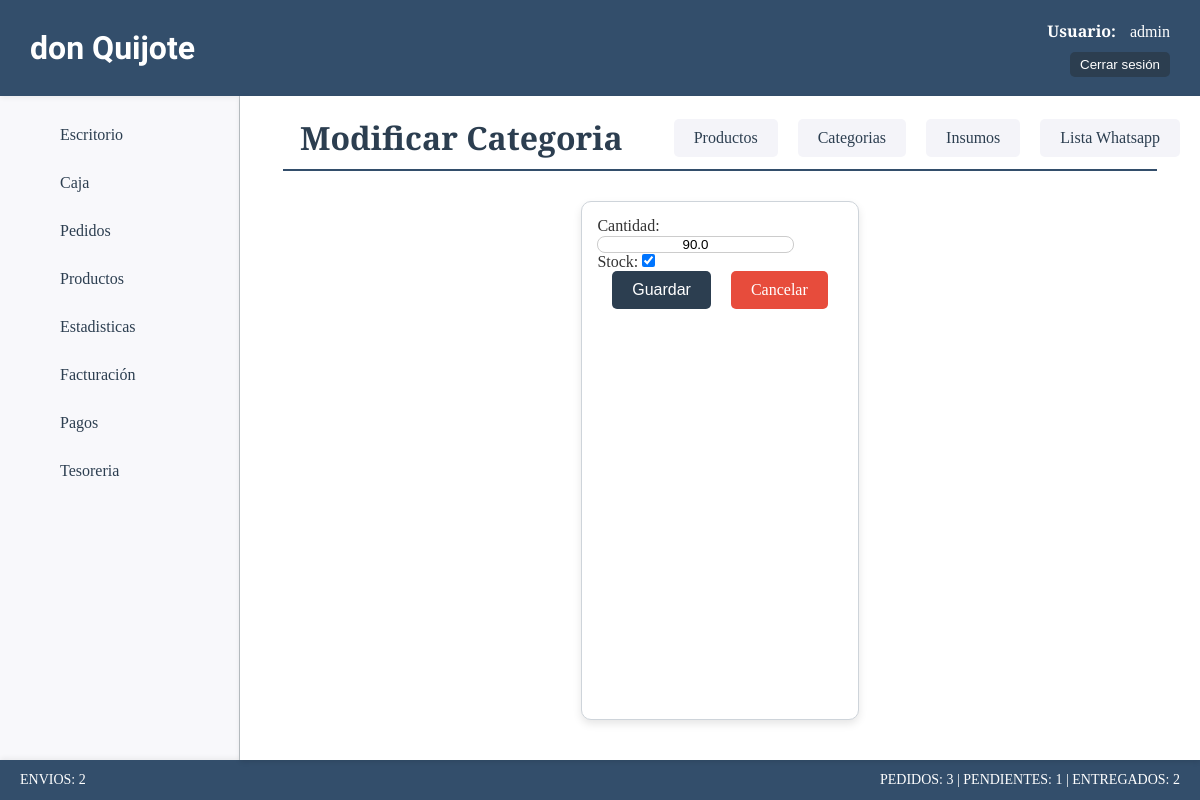
The app's page /productos/actualizar-cantidad-cat/4 (signed in), older data.
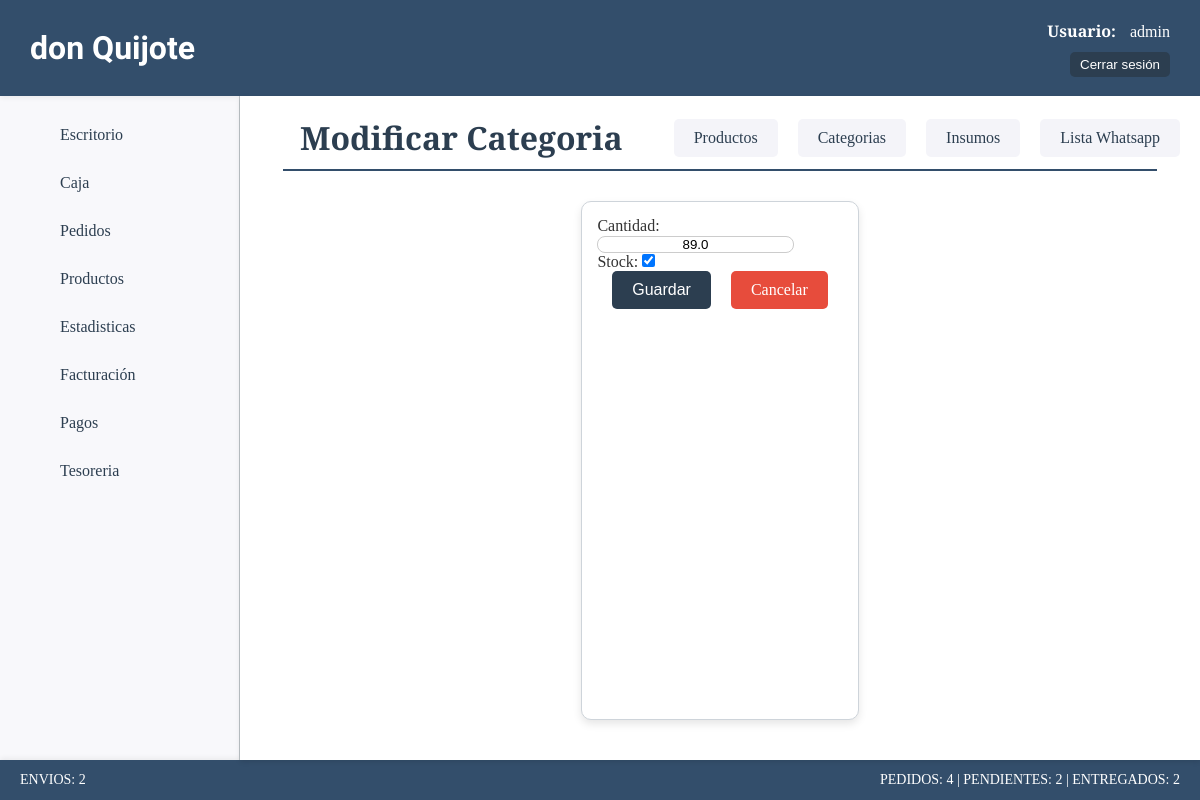
The same page, newer data.
### productos/models.py (models this page shows, shortened)
class ProductoCategoria(models.Model):
    nombre=models.CharField(max_length=50)
    estado=models.BooleanField(default=True)
    cantidad=models.FloatField(default=99, verbose_name="Cantidad")
    stock=models.BooleanField(default=True, verbose_name="Stock")

### productos/views.py (the view)
# urls.py: path('actualizar-cantidad-cat/<int:pk>', views.ActualizarCantidadCat.as_view(), name='actualizar_cantidad_cat'),
class ActualizarCantidadCat(LoginRequiredMixin, UpdateView):
    model = models.ProductoCategoria
    form_class = forms.CantCategoriaForm
    success_url = reverse_lazy("productos:home")

### productos/forms.py
class CantCategoriaForm(forms.ModelForm):
    class Meta:
        model = models.ProductoCategoria
        fields = ['cantidad', 'stock']
        widgets = {
            'cantidad': forms.NumberInput(attrs={
                'class': 'cat-cant-opc',
                'min': 0,
            }),
            'stock': forms.CheckboxInput(attrs={
                'class': 'form-check-input'
            }),
        }

### productos/templates/productos/productocategoria_form.html (shortened to what this page needs)
{% extends 'core/base.html' %}
{% load static %}
{% block css %}
    <link rel="stylesheet" href="{% static 'productos/css/styles.css' %}">
{% endblock css %}
{% block titulo %}
    {% if form.instance.pk %}
        {% include 'core/components/encabezado.html' with titulo_texto="Modificar Categoria" %}
    {% else %}
        {% include 'core/components/encabezado.html' with titulo_texto="Crear Categoria" %}
    {% endif %}
{% endblock titulo %}
{% block main %}
    <section class="form-container">
        <form class="card" action="" method="post">
            {{ form }}
            <div class="btn-container">
                <button class="btn-success" type="submit">Guardar</button>
                <a class="btn-delete" href="{% url 'productos:categorias' %}">Cancelar</a>
            </div>
        </form>
    </section>
{% endblock main %}

Row changes from the older to the newer data that the page shows:
changed ProductoCategoria: cantidad "90.0" → "89.0"
Text that changed along with them:
{{ cant_pedidos }}: "3" → "4"
{{ cant_pendientes }}: "1" → "2"
